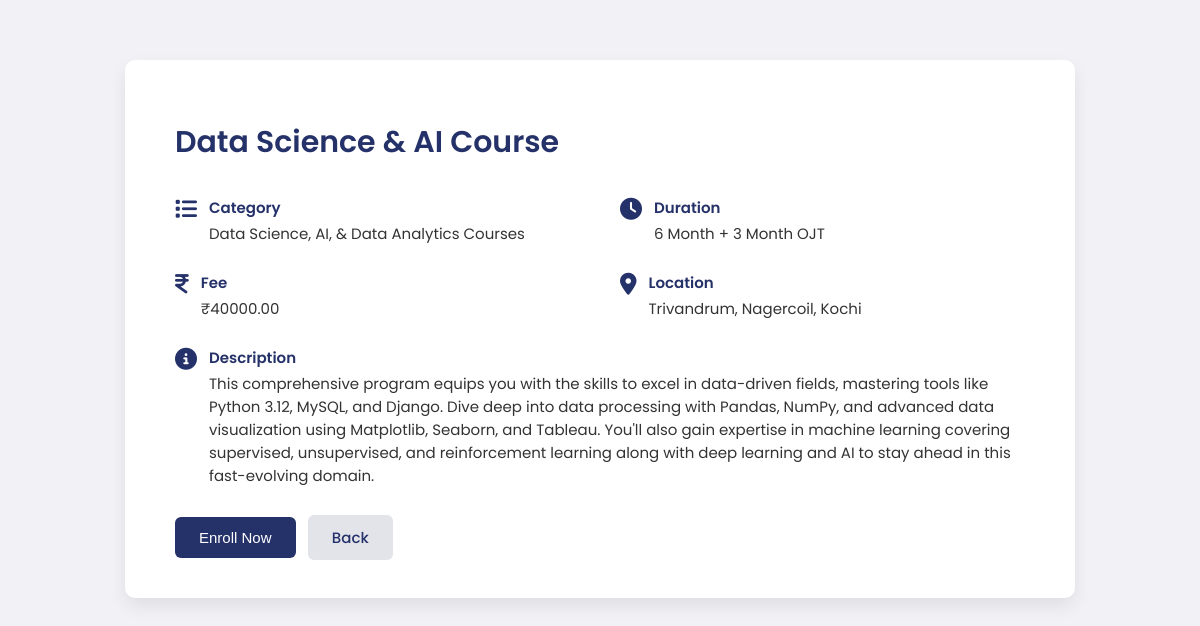
The app's page /course/1/ with its own data.
### scope/models.py (models this page shows, shortened)
class Courses(models.Model):
    sub_courses = models.CharField(max_length=200)
    course_name= models.ForeignKey(Category, on_delete=models.CASCADE)
    description = models.TextField(blank=True, null=True, default="No description available")
    duration = models.CharField(max_length=100, blank=True, null=True, default="6 Month + 3 Month OJT")
    fee = models.DecimalField(max_digits=10, decimal_places=2, blank=True, null=True, default=40000)
    location = models.TextField(blank=True, null=True, default="Kochi,Trivandum,Nagercoil")
    class Meta:
        verbose_name_plural = "Courses"

class Category(models.Model):
    course_name = models.CharField(max_length=200, primary_key=True)
    def __str__(self):
        return self.course_name
    class Meta:
        verbose_name_plural = "Category"

### scope/views.py (the view)
# urls.py: path('course/<int:course_id>/', views.course_detail, name='course_detail'),
def course_detail(request, course_id):
    course = get_object_or_404(Courses, id=course_id)
    data = request.session.get('session_mail')
    enrolled_courses = []
    if data:
        reg = Registration.objects.get(email=data)
        enrolled_courses = reg.course.split(',') if reg.course and reg.course != 'Na' else []
    already_enrolled = course.sub_courses in enrolled_courses
    return render(request, "courseid.html", {
        "course": course,
        "already_enrolled": already_enrolled
    })

### scope/templates/courseid.html (shortened to what this page needs)
<!DOCTYPE html>
<html lang="en">
<head>
    <link rel="stylesheet" href="https://cdnjs.cloudflare.com/ajax/libs/font-awesome/6.5.0/css/all.min.css">
</head>
<body>
    <div class="container">
        <h1 class="title">{{ course.sub_courses }}</h1>
        <div class="two-col">
            <div class="item">
                <i class="fa-solid fa-list icon"></i>
                <div>
                    <span class="label">Category</span>
                    <span class="value">{{ course.course_name }}</span>
                </div>
            </div>
            <div class="item">
                <i class="fa-solid fa-clock icon"></i>
                <div>
                    <span class="label">Duration</span>
                    <span class="value">{{ course.duration }}</span>
                </div>
            </div>
            <div class="item">
                <i class="fa-solid fa-indian-rupee-sign icon"></i>
                <div>
                    <span class="label">Fee</span>
                    <span class="value">₹{{ course.fee }}</span>
                </div>
            </div>
            <div class="item">
                <i class="fa-solid fa-location-dot icon"></i>
                <div>
                    <span class="label">Location</span>
                    <span class="value">{{ course.location }}</span>
                </div>
            </div>
            <div class="item" style="grid-column: span 2;">
                <i class="fa-solid fa-info-circle icon"></i>
                <div>
                    <span class="label">Description</span>
                    <span class="value">{{ course.description }}</span>
                </div>
            </div>
        </div>
        <div class="actions">
            {% if not already_enrolled %}
            <form action="{% url 'enroll' %}" method="POST" style="display:inline;">
                <button type="submit" class="enroll-btn">Enroll Now</button>
            </form>
            {% endif %}
            <a href="{% url 'coursedetails' %}" class="back-btn">Back</a>
        </div>
    </div>
</body>
</html>

### scope/templates/courseid.html (style rules this page uses)
body { margin: 0; padding: 0; font-family: "Poppins", sans-serif; background: #f2f2f6 url("https://www.transparenttextures.com/patterns/cubes.png"); }
.container { max-width: 850px; margin: 60px auto; background: #ffffff; padding: 40px 50px; border-radius: 10px; box-shadow: 0 8px 18px rgba(0,0,0,0.08); animation: slideUp 0.6s ease-out; }
.title { font-size: 30px; font-weight: 600; color: #253169; margin-bottom: 30px; }
.two-col { display: grid; grid-template-columns: 1fr 1fr; gap: 25px 40px; margin-bottom: 30px; }
.item { display: flex; align-items: flex-start; gap: 12px; transition: transform 0.2s ease; }
.icon { font-size: 22px; color: #253169; margin-top: 3px; }
.label { font-weight: 600; color: #253169; font-size: 15px; }
.value { display: block; font-size: 15px; color: #333; margin-top: 2px; }
.actions { margin-top: 25px; }
button, a { padding: 12px 24px; font-size: 15px; border-radius: 6px; cursor: pointer; text-decoration: none; font-weight: 500; border: none; transition: 0.25s ease-in-out; }
.enroll-btn { background: #253169; color: white; }
.back-btn { background: #e2e4ea; color: #253169; margin-left: 8px; }

### records on screen
Courses: sub_courses "Data Science & AI Course", course_name "Data Science, AI, & Data Analytics Courses", duration "6 Month + 3 Month OJT", fee "40000.00", location "Trivandrum, Nagercoil, Kochi", description "This comprehensive program equips you with the skills to excel in data-driven fields, mastering tools like Python 3.12, MySQL, and Django. Dive deep into data processing with Pandas, NumPy, and advanced data visualization using Matplotlib, Seaborn, and Tableau. You'll also gain expertise in machine learning covering supervised, unsupervised, and reinforcement learning along with deep learning and AI to stay ahead in this fast-evolving domain."
